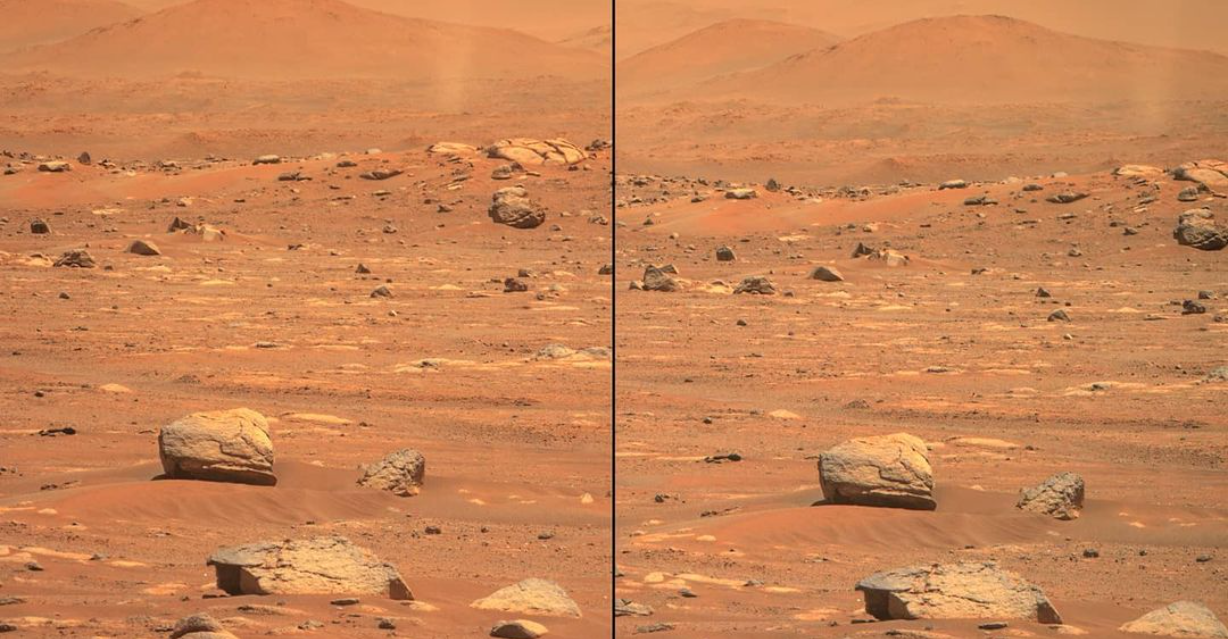
#> input picture code/data/desert.png, 1228 x 639 px
$ python deprecated.py
#> lines starting #> are read from the running program, lines starting #| are printed output that depends on the picture
# -*- coding: utf-8 -*-
"""
Created on Tue Mar 30 12:50:42 2021

@author: Fidel
"""
# Import
import numpy as np
from PIL import Image
from math import floor, ceil
from crosscorrelation import norm_crosscorr2d

image = Image.open('data/desert.png')
#> image is the input picture: PIL image 1228x639 RGBA; mean R, G, B, A 201, 132.7, 85.8, 255
#image.show()
w, h = image.size
#> w = 1228; h = 639
left = image.crop((0, 0, round(w/2-1), h))
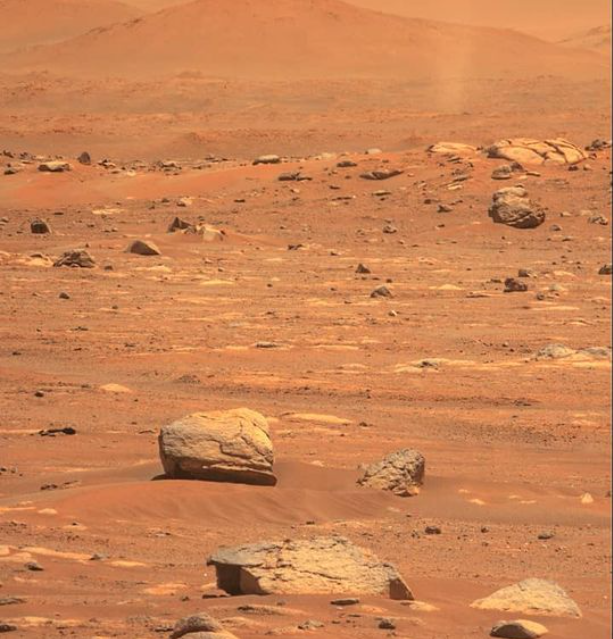
#> left: PIL image 613x639 RGBA; mean R, G, B, A 202.9, 131.5, 84.2, 255
right = image.crop((round(w/2+1), 0, w, h))
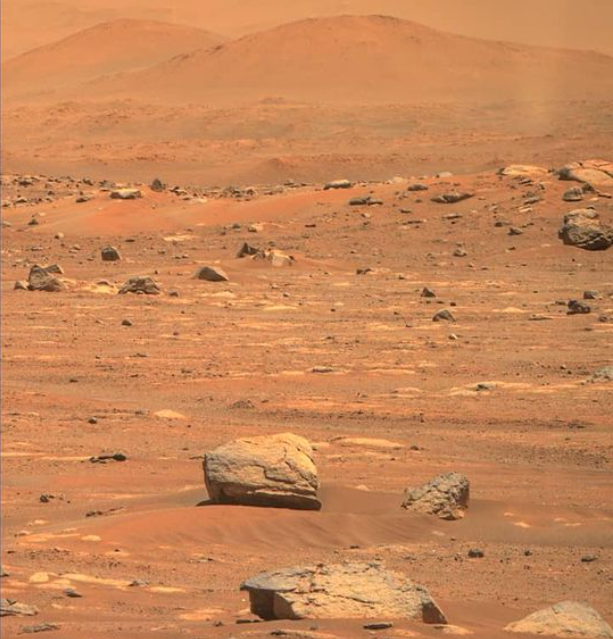
#> right: PIL image 613x639 RGBA; mean R, G, B, A 199.6, 134.2, 87.6, 255
print(left.size, right.size)
#| (613, 639) (613, 639)
right.show()
left.save('data/stereo/left_desert.png', 'png')
right.save('data/stereo/right_desert.png', 'png')

# Deprecated functions
# [71 lines left out: functions crosscorr, process_images_, calc_shift, not called in this run]

#%%

#> (the run stopped early here; a loop or call above may not have finished)
